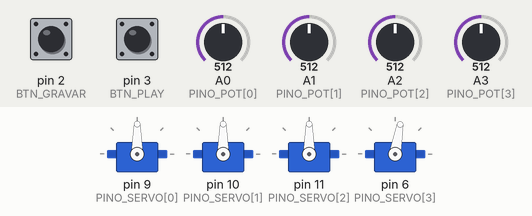
Simulated run of this sketch. Board: Arduino Uno, built with avr-gcc and run on an emulated ATmega328P. On the bench: 4 × servo. The inputs (shaded band) are chosen by the test bench; at power-on: A0 (PINO_POT[0]) = 512, A1 (PINO_POT[1]) = 512, A2 (PINO_POT[2]) = 512, A3 (PINO_POT[3]) = 512, pin 2 (BTN_GRAVAR) HIGH, pin 3 (BTN_PLAY) HIGH. What the sketch prints to the serial monitor is not drawn.

Above: at 1.2 s.
1.3 s: A0 (PINO_POT[0]) set to 716
At 2.8 s:
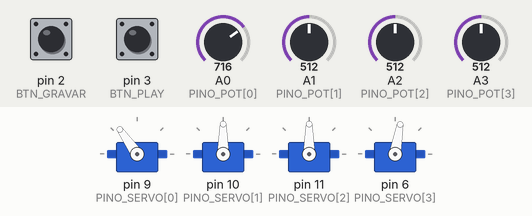
3.1 s: A1 (PINO_POT[1]) set to 992
At 4.5 s:
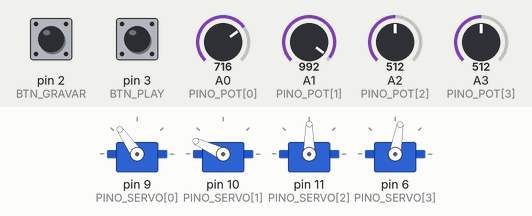
5.3 s: A2 (PINO_POT[2]) set to 716
At 6.5 s:
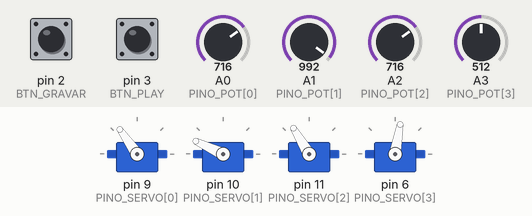
7.1 s: A3 (PINO_POT[3]) set to 306
At 8.4 s:
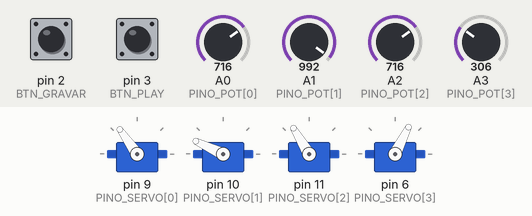
8.7 s: A0 (PINO_POT[0]) set to 30
At 10.3 s:
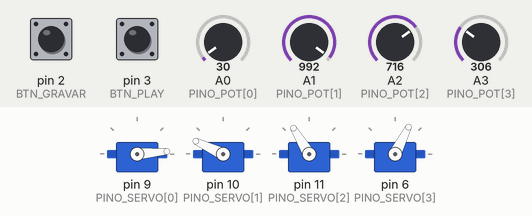
11.7 s: A0 (PINO_POT[0]) set to 992
At 14.3 s:
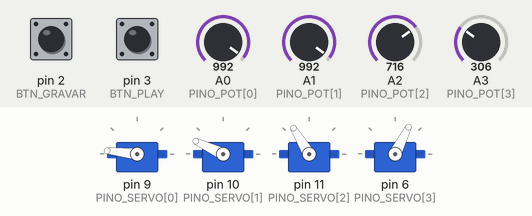
Timing chart, 0 to 15.7 s (numbered marks = the images above; inputs shaded):
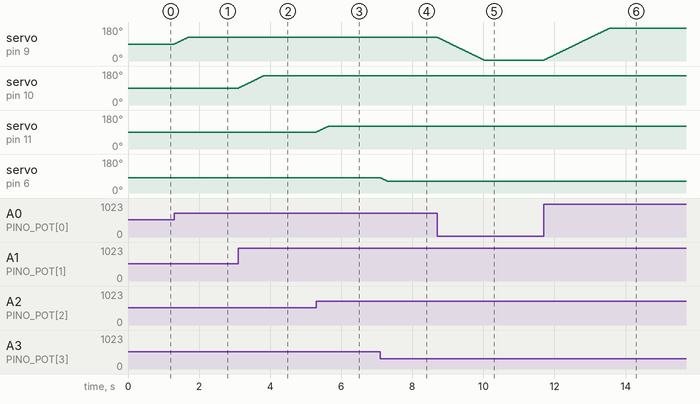

The sketch:

07_gravar_reproduzir_uno.ino
```cpp
/*
  07 - (Opcional) Gravar e reproduzir poses no Arduino Uno, com EEPROM
  Versao simplificada do sketch 06 para quem ainda nao migrou para o ESP32.

  Ligacoes:
    servos: base->9, ombro->10, cotovelo->11, garra->6
    pots:   A0, A1, A2, A3 (entre 5V e GND)
    botoes: GRAVAR->2, PLAY->3 (INPUT_PULLUP, outro lado no GND)
  Alimente os servos com fonte externa 5 V (GND comum com o Arduino).
*/
#include <Servo.h>
#include <EEPROM.h>

const int N = 4;
const int PINO_SERVO[N] = {9, 10, 11, 6};
const int PINO_POT[N]   = {A0, A1, A2, A3};
const int ANG_MIN[N]    = {  0,  20,  10,  40 };
const int ANG_MAX[N]    = {180, 160, 170, 120 };
const int BTN_GRAVAR = 2, BTN_PLAY = 3;
const int MAX_POSES = 20;

Servo servos[N];
byte poses[MAX_POSES][N];
int numPoses = 0;
int anguloAtual[N];
bool modoPlay = false;

void salvar() { EEPROM.update(0, numPoses); for (int p = 0; p < numPoses; p++) for (int i = 0; i < N; i++) EEPROM.update(1 + p * N + i, poses[p][i]); }
void carregar() { numPoses = EEPROM.read(0); if (numPoses > MAX_POSES) numPoses = 0; for (int p = 0; p < numPoses; p++) for (int i = 0; i < N; i++) poses[p][i] = EEPROM.read(1 + p * N + i); }

void irPara(byte alvo[N]) {
  bool chegou = false;
  while (!chegou) {
    chegou = true;
    for (int i = 0; i < N; i++) {
      if (anguloAtual[i] < alvo[i]) { anguloAtual[i]++; chegou = false; }
      else if (anguloAtual[i] > alvo[i]) { anguloAtual[i]--; chegou = false; }
      servos[i].write(anguloAtual[i]);
    }
    delay(15);
  }
}

void setup() {
  Serial.begin(9600);
  pinMode(BTN_GRAVAR, INPUT_PULLUP); pinMode(BTN_PLAY, INPUT_PULLUP);
  for (int i = 0; i < N; i++) { servos[i].attach(PINO_SERVO[i], 500, 2400); anguloAtual[i] = (ANG_MIN[i] + ANG_MAX[i]) / 2; servos[i].write(anguloAtual[i]); }
  carregar();
  Serial.print(numPoses); Serial.println(" pose(s) carregadas. Botao 2 = gravar, 3 = play/parar.");
}

void loop() {
  if (digitalRead(BTN_PLAY) == LOW) { modoPlay = !modoPlay; Serial.println(modoPlay ? "PLAY" : "PARADO"); delay(400); }
  if (digitalRead(BTN_GRAVAR) == LOW && numPoses < MAX_POSES) {
    for (int i = 0; i < N; i++) poses[numPoses][i] = anguloAtual[i];
    numPoses++; salvar();
    Serial.print("Pose "); Serial.print(numPoses); Serial.println(" gravada");
    delay(400);
  }
  if (modoPlay && numPoses > 0) {
    for (int p = 0; p < numPoses && modoPlay; p++) {
      irPara(poses[p]); delay(600);
      if (digitalRead(BTN_PLAY) == LOW) { modoPlay = false; delay(400); }
    }
  } else {
    for (int i = 0; i < N; i++) {
      int alvo = map(analogRead(PINO_POT[i]), 0, 1023, ANG_MIN[i], ANG_MAX[i]);
      if (alvo > anguloAtual[i]) anguloAtual[i]++; else if (alvo < anguloAtual[i]) anguloAtual[i]--;
      servos[i].write(anguloAtual[i]);
    }
    delay(10);
  }
}
```

Measured:
- after the input at 1.3 s, servo on pin 9 (PINO_SERVO[0]): moves from 90° to 125° over 0.37 s, starting at once
- after the input at 3.1 s, servo on pin 10 (PINO_SERVO[1]): moves from 90° to 155° over 0.70 s, starting at once
- after the input at 5.3 s, servo on pin 11 (PINO_SERVO[2]): moves from 90° to 121° over 0.33 s, starting at once
- after the input at 7.1 s, servo on pin 6 (PINO_SERVO[3]): moves from 80° to 63° over 0.18 s, starting at once
- after the input at 8.7 s, servo on pin 9 (PINO_SERVO[0]): moves from 125° to 5° over 1.3 s, starting at once
- after the input at 11.7 s, servo on pin 9 (PINO_SERVO[0]): moves from 5° to 174° over 1.8 s, starting at once
